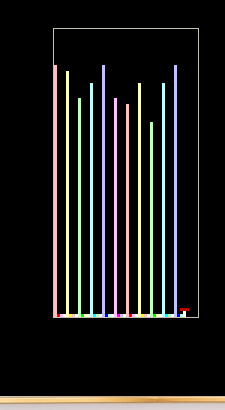
#> input picture ideas-that-didnt-work-out/chart_crop4.png, 225 x 410 px
$ python analyze_bars5.py
#> lines starting #> are read from the running program, lines starting #| are printed output that depends on the picture; after the words box and inside, x2 and y2 are one past the last pixel; in counts of white or black regions, pixels touching at a corner belong together
from PIL import Image
import numpy as np
from collections import Counter

img = Image.open('chart_crop4.png').convert('RGB')
#> img is the input picture: PIL image 225x410 RGB; mean R, G, B 28.3, 27.8, 26.2
arr = np.array(img).astype(int)
h, w, _ = arr.shape
#> h = 410; w = 225
print("image size:", w, h)
#| image size: 225 410

r, g, b = arr[...,0], arr[...,1], arr[...,2]
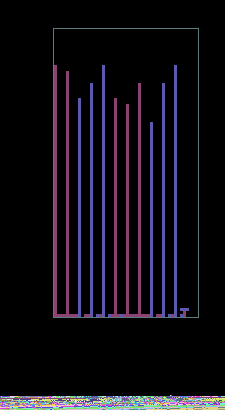
#> r: shape (410, 225) int64; 93 distinct labels, from 0 to 255; one colour per label, 0 black
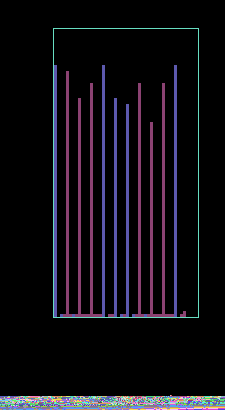
#> g: shape (410, 225) int64; 102 distinct labels, from 0 to 255; one colour per label, 0 black
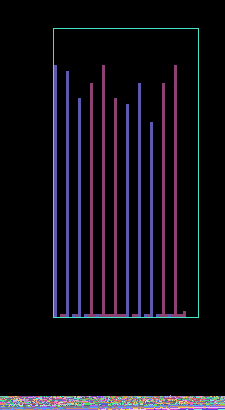
#> b: shape (410, 225) int64; 149 distinct labels, from 0 to 255; one colour per label, 0 black
maxc = np.maximum(np.maximum(r, g), b)
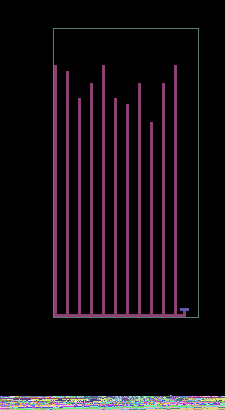
#> maxc: shape (410, 225) int64; 93 distinct labels, from 0 to 255; one colour per label, 0 black
minc = np.minimum(np.minimum(r, g), b)
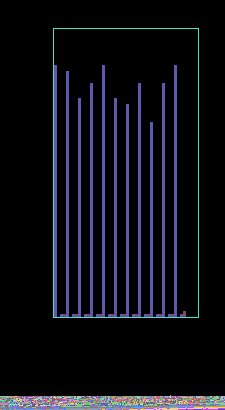
#> minc: shape (410, 225) int64; 148 distinct labels, from 0 to 255; one colour per label, 0 black
saturation = maxc - minc  # 0 for white/gray/black, high for actual colors
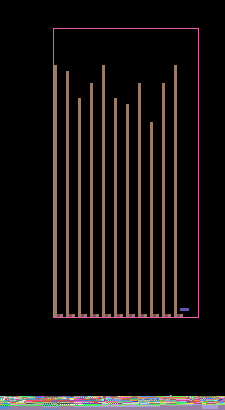
#> saturation: shape (410, 225) int64; 131 distinct labels, from 0 to 255; one colour per label, 0 black
brightness = maxc

# a real bar pixel: colorful (saturated) AND not too dark
is_bar_pixel = (saturation > 25) & (brightness > 100)
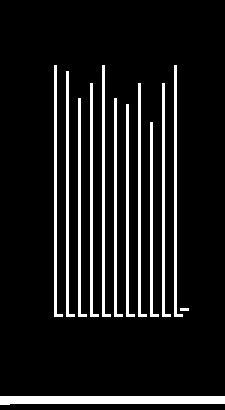
#> is_bar_pixel: shape (410, 225) bool; 10.5% white; 13 white regions, largest, box (x1, y1, x2, y2) and area: (0, 396, 225, 405) 1810, (54, 65, 63, 317) 774, (102, 65, 111, 317) 774

col_has_bar = []
col_top = []
for x in range(w):
    ys = np.where(is_bar_pixel[:, x])[0]
    if len(ys) > 5:
        col_has_bar.append(True)
        col_top.append(ys.min())
    else:
        col_has_bar.append(False)
        col_top.append(None)
#> this loop made 225 passes
#> ys on passes 1 to 3: [396, 397, 398, 399, 400, 401, 402, 403, 404], [396, 397, 398, 399, 400, 401, 402, 403, 404], [396, 397, 398, 399, 400, 401, 402, 403, 404]
#> after the loop, col_has_bar = 225 items, first 6: True, True, True, True, True, True; col_top = 225 values, max 396 at index 0, min 65 at index 54, mean 323.9

bars = []
i = 0
while i < w:
    if not col_has_bar[i]:
        i += 1
        continue
    j = i
    while j < w and col_has_bar[j]:
        j += 1
    bars.append((i, j))
    i = j
#> after the loop, bars = [(0, 225)]

print(f"found {len(bars)} bar groups")
#| found 1 bar groups
for idx, (x1, x2) in enumerate(bars):
    mid_x = (x1 + x2) // 2
    top_y = col_top[mid_x]
    height = h - top_y
    sample_y = min(top_y + (h - top_y) // 2, h - 1)
    colors_in_bar = [tuple(arr[sample_y, x]) for x in range(x1, x2)]
    common_color = Counter(colors_in_bar).most_common(1)[0][0]
    print(f"bar {idx+1}: x={x1}-{x2}, width={x2-x1}, height_px={height}, color={common_color}")
#> this loop made 1 pass
#> (x1, x2, mid_x, top_y, height, sample_y, common_color) on pass 1: (0, 225, 112, 396, 14, 403, (212, 194, 180))
#| bar 1: x=0-225, width=225, height_px=14, color=(212, 194, 180)
